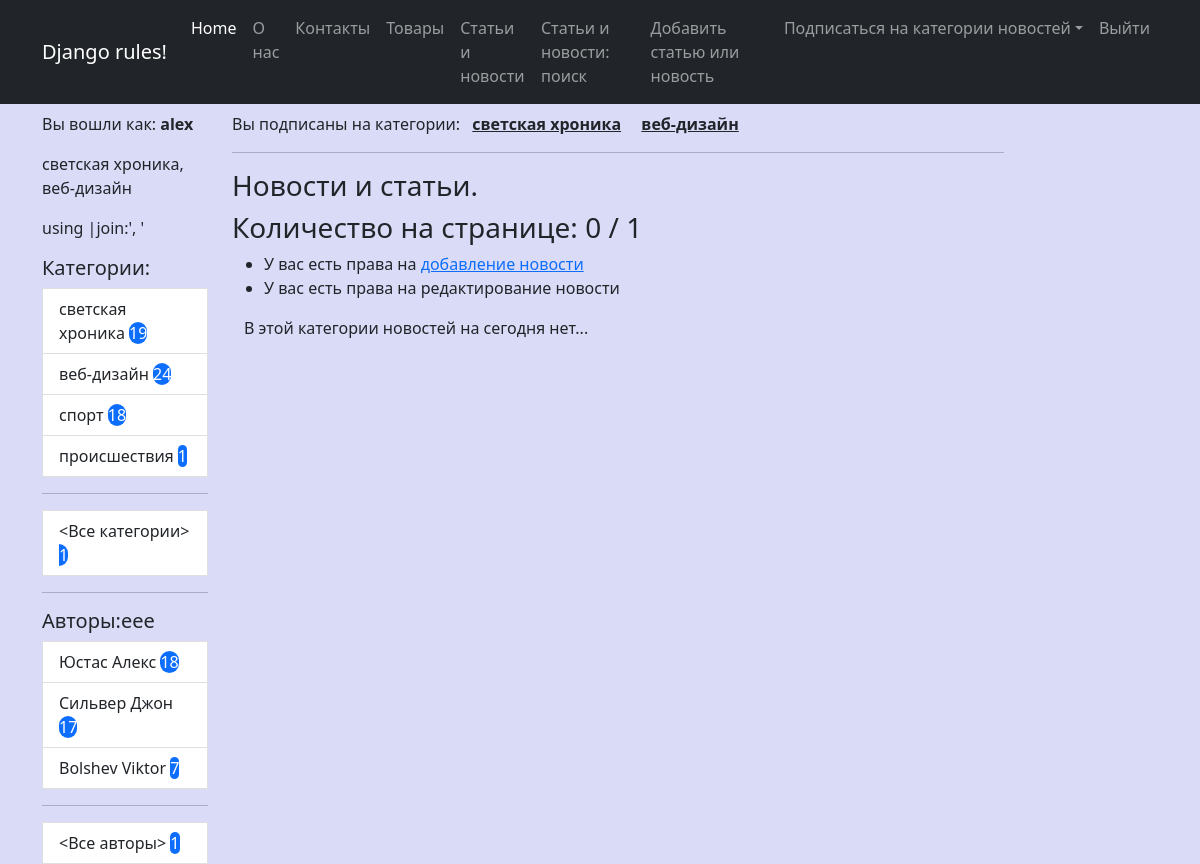
Page /author/4/ (signed in) on the earlier database version.
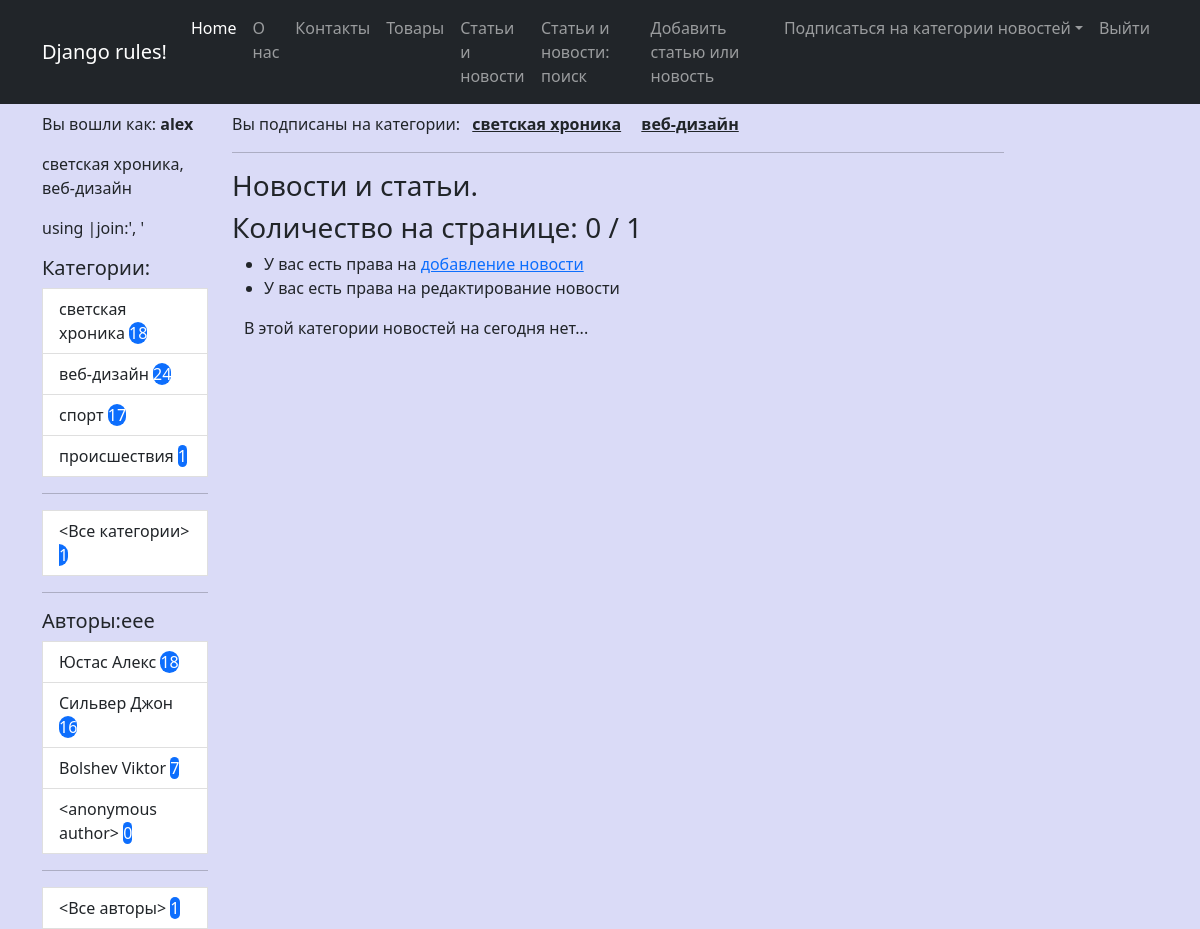
Same page on the later database version.
### news/models.py (models this page shows, shortened)
class Category(m.Model):
    name = m.CharField(max_length=30, unique=True, verbose_name="Категория")
    user = m.ManyToManyField(User, through='UserCategory')
    def get_absolute_url(self):
        return reverse_lazy('news_by_cat', kwargs = {'pk':self.id})
    def __str__(self) -> str:
        return self.name
    class Meta:
        ordering = ['-name']
        verbose_name = "Категория"
        verbose_name_plural = 'Категории'

class Author(m.Model):
    user = m.OneToOneField(User, on_delete=m.CASCADE)
    rating = m.SmallIntegerField(default=0, verbose_name='Рейтинг')
    def get_absolute_url(self):
        return reverse_lazy('news_by_author', kwargs = {'pk':self.id})
    def __str__(self) -> str:
        name = f"{self.user.last_name} {self.user.first_name}".strip()
        name = '<anonymous author>' if not name else name
        return name

### news/views.py (the view)
# urls.py: path('author/<int:pk>/', NewsByAuthor.as_view(), name='news_by_author'),
class NewsByAuthor(LoginRequiredMixin, CustomContextMixin, ListView):
    model = Post
    template_name = 'news/news.html'
    context_object_name = 'news'
    paginate_by = 3
    def get_queryset(self, **kwargs):
        qs = super().get_queryset(**kwargs)
        return qs.filter(author_id=self.kwargs.get('pk'))

### news/templates/news/news.html (shortened to what this page needs)
{% extends 'base.html' %}
{% load custom_filters %}
{% block content %}
    <hr>
    {% if current_category %}
        <h3>Новости и статьи. Категория <em>{{ current_category }}</em></h3>
        <a href="{% url 'follow_category' current_category.pk %}" class="btn btn-secondary">Подписаться</a>
        <a href="{% url 'unfollow_category' current_category.pk %}" class="btn btn-danger">Отписаться</a>
    {% else %}
        <h3>Новости и статьи.</h3>
    {% endif %}
    <h3>Количество на странице: {{ news|length }} / {{ news_count }}</h3>
    <ul>
        {% if perms.news.add_post %}
        <li>У вас есть права на <a href="{% url 'add_news' %}">добавление новоcти</a></li>
        {% endif %}
        {% if perms.news.change_post %}
        <li>У вас есть права на редактирование новости</li>
        {% endif %}
    </ul>
    <div class="container mt-10">
        {% for nws in page_obj %}
        <div class="row">
            <div class="card mb-3" style="width: 80rem;">
                <div class="card header">Категория:
                    <p>
                    {% for cat in nws.categories.all  %}
                        <a href="{{ cat.get_absolute_url }}" class="btn btn-secondary">{{ cat.name }}</a>
                    {% endfor %}
                </p>
                </div>
                <div class="card-body">
                    <h5 class="card-title text-center">
                    {{ nws.title|censor }}
                    </h5>
                    <h5>
                        Автор: <a href="{{ nws.author.get_absolute_url }}">{{ nws.author }}</a>
                    </h5>
                    <p class="card-text">{{ nws.content|censor|truncatewords:50 }}</p>
                    <a href="{{ nws.get_absolute_url }}" class="btn btn-primary">Подробности...</a>
                </div>
                <div class="card-footer">
                    {{ nws.created_dtm|date:'d.m.Y' }}: С момента опубликования прошло {{ nws.created_dtm|timesince }}
                </div>
              </div>
        </div>
        {% empty %}
                    <p class="card-text">В этой категории новостей на сегодня нет...</p>
        {% endfor %}
    </div>
{% endblock content %}

### templates/base.html (shortened to what this page needs)
{% load static %}
{% load custom_filters %}
<!DOCTYPE html>
<html lang="en">
    <head>
        <link href="https://cdn.jsdelivr.net/npm/bootstrap@5.2.1/dist/css/bootstrap.min.css" rel="stylesheet">
        <link href="https://getbootstrap.com/docs/5.2/assets/css/docs.css" rel="stylesheet">
        <link href="{% static 'css/my_style.css' %}" rel="stylesheet" type="text/css">
    </head>
    <body>
        {% include 'inc/_navbar.html' %}
        <div class="container">
            <div class="row mt-2">
                <div class="col-lg-2">
                    <p>Вы вошли как: <b>{{ request.user.username }}</b>
                        <p>{{ cats_by_user|join:', '}}</p><span class="comment">using |join:', '</span>
                    </p>
                    {% include 'inc/_sidebar.html' %}
                </div>
                <div class="col-lg-10">
                    <p>Вы подписаны на категории:
                     <b>{% for cat in cats_by_user %}
                            &ensp;<a href="{{ cat.get_absolute_url }}" class="link-dark">{{ cat }}</a>&ensp;
                         {% endfor %}</b>
                    </p>
                    <div class="col-lg-10 text-start">
                        {% block content %}{% endblock content %}
                    </div>
                </div>
            </div>
        </div>
    </body>
</html>

### templates/inc/_navbar.html (shortened to what this page needs)
<nav class="navbar navbar-expand-lg navbar-dark bg-dark sticky-lg-top">
    <div class="container">
        <a class="navbar-brand" href="#">Django rules!</a>
        <div class="collapse navbar-collapse" id="navbarSupportedContent">
            <ul class="navbar-nav ms-auto mb-2 mb-lg-0">
                <li class="nav-item"><a class="nav-link active" aria-current="page" href="#">Home</a></li>
                <li class="nav-item"><a class="nav-link" href="/pages/about/">О нас</a></li>
                <li class="nav-item"><a class="nav-link" href="/pages/contact/">Контакты</a></li>
                <li class="nav-item"><a class="nav-link" href="/products/">Товары</a></li>
                <li class="nav-item"><a class="nav-link" href="{% url 'all_news' %}">Статьи и новости</a></li>
                <li class="nav-item"><a class="nav-link" href="{% url 'search_news' %}">Статьи и новости: поиск</a></li>
                {% if perms.news.add_post %}
                <li class="nav-item"><a class="nav-link" href="{% url 'add_news' %}">Добавить статью или новость</a></li>
                {% endif %}
                <li class="nav-item dropdown">
                    <a class="nav-link dropdown-toggle" id="navbarDropdown" href="#" role="button" data-bs-toggle="dropdown" aria-expanded="false">
                        Подписаться на категории новостей</a>
                </li>
                <li class="nav-item"><a class="nav-link" href="/accounts/logout">Выйти</a></li>
            </ul>
        </div>
    </div>
</nav>

### templates/inc/_sidebar.html
<div class="list-group">
    <h5>Категории:</h5>
    <div class="col-lt-1">
        {% for cat in categories %}
        <a href="{{ cat.get_absolute_url }}" class="list-group-item list-group-item-action" aria-current="true">
        {{ cat.name }} <span class="'badge rounded-pill text-bg-primary">{{ cat.cnt }}</span>
        </a>
        {% endfor %}
        <hr>
        <a href="{% url 'all_news' %}" class="list-group-item list-group-item-action" aria-current="true">
            <Все категории> <span class="'badge rounded-pill text-bg-primary"> {{ news_count }}</span>
        </a>
    </div>
</div>
<hr>
<h5>Авторы:eee</h5>
<div class="list-group">
    <div class="col-lt-1">
        {% for auth in authors %}
        <a href="{{ auth.get_absolute_url }}" class="list-group-item list-group-item-action" aria-current="true">
        {{ auth|default:'anonymous' }} <span class="'badge rounded-pill text-bg-primary"> {{ auth.cnt }}</span>
        </a>
        {% endfor %}
        <hr>
        <a href="{% url 'all_news' %}" class="list-group-item list-group-item-action" aria-current="true">
            <Все авторы> <span class="'badge rounded-pill text-bg-primary"> {{ news_count }}</span>
        </a>
    </div>
</div>

### static/css/my_style.css (style rules this page uses)
body { background-color: rgb(218, 219, 247); }

Differences in the rows shown:
computed for Category "светская хроника": cnt "19" → "18"
computed for Category "спорт": cnt "18" → "17"
computed for Author "Сильвер Джон": cnt "17" → "16"
added Author: user.first_name "<anonymous author>", cnt "0"
